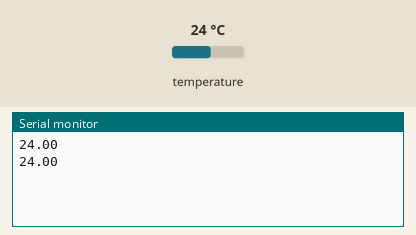
This sketch was run on a simulated Arduino Uno, built with avr-gcc and run on an emulated ATmega328P. Shown: the last lines printed to the serial monitor. Wiring (inferred from the names in the program): TMP102 temperature sensor at I2C address 0x48. Inputs (shaded band) come from the test bench; at power-on: temperature 24 °C.

Above: at 5.8 s.
5.9 s: temperature set to 12 °C
At 10.5 s:
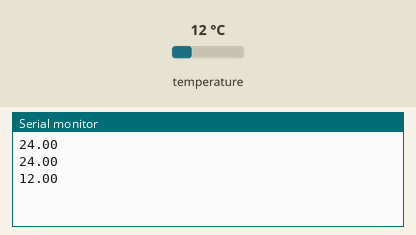
11.9 s: temperature set to 19 °C
At 15.6 s:
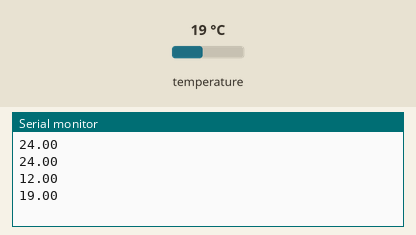
Timing chart, 0 to 17.1 s (numbered marks = the images above; inputs shaded):
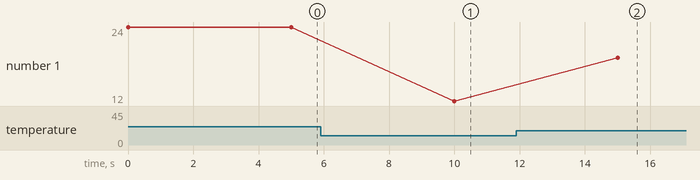

The sketch:

tempSensor.ino
```cpp
#include <Wire.h>
#define TMP102 0x48


void setup() {
  // put your setup code here, to run once:
  Wire.begin();
  Serial.begin(9600);
}

void getTemp102 () {
  // put your main code here, to run repeatedly:
  byte firstByte, secondByte;
  int value;
  float convertedTemp;
  Wire.beginTransmission(TMP102);
  Wire.write((byte)0x00);
  Wire.endTransmission();
  Wire.requestFrom (TMP102, 2);


  if ( Wire.available() >= 2 ) {
    firstByte = (Wire.read());
    secondByte = (Wire.read());
    value = ((firstByte) << 4); // MSB
    value |= (secondByte >> 4); // LSB
    convertedTemp = value * 0.0625;
    Serial.println (convertedTemp);
  }


}

void loop() {
  getTemp102();
  delay(5000);
}
```

Measured:
- after the input at 5.9 s, the serial monitor: prints a new line after 4.1 s (image 1)
- after the input at 11.9 s, the serial monitor: prints a new line after 3.1 s (image 2)
- plotted number 1: 24 → 12 after the input at 5.9 s, 12 → 19 after the input at 11.9 s
